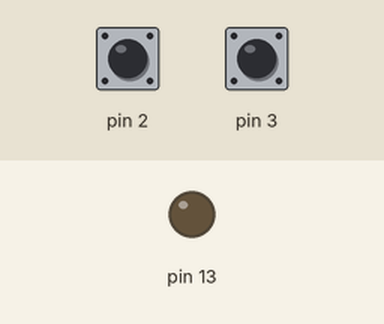
Recording of a sketch running on a simulated Arduino Uno, built with avr-gcc and run on an emulated ATmega328P. On the bench: output pins drawn as LEDs (lit = HIGH). Inputs (shaded band) come from the test bench; at power-on: pin 3 HIGH, pin 2 HIGH.

Above: at 1.2 s.
1.3 s: pin 3 pulled LOW for 0.15 s
At 2.5 s:
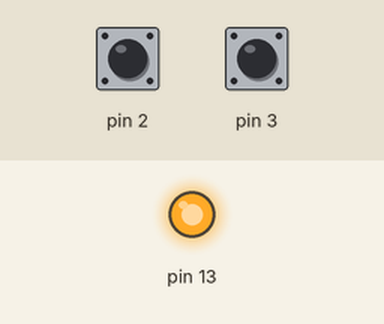
2.9 s: pin 2 pulled LOW for 0.15 s
At 3.8 s:
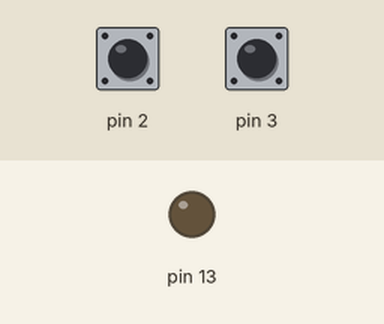
4.5 s: pin 3 pulled LOW for 1 s
At 5.0 s:
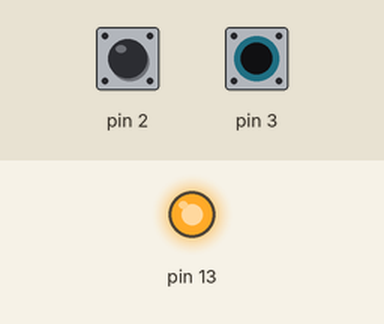
7.0 s: pin 2 driven LOW and pin 3 driven LOW
At 8.2 s:
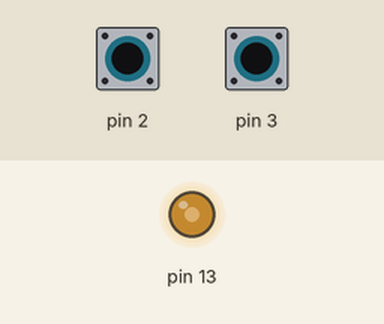
8.5 s: pin 2 driven HIGH
At 9.1 s:
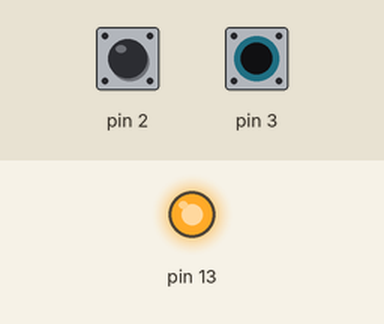
Timing chart, 0 to 11.0 s (numbered marks = the images above; inputs shaded):
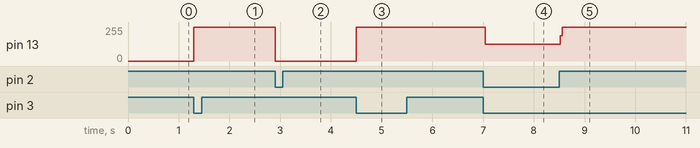

The sketch:

Estudoif.ino
```cpp
/**
 Acionamento de um LED com 2 botões
 @author Arthur Volpini
*/
int botao1;
int botao2;
void setup() {
  pinMode(13, OUTPUT);
  pinMode(3, INPUT_PULLUP);
  pinMode(2, INPUT_PULLUP);
}

void loop() {
  botao1 = digitalRead(3);  //leitura do botão (1 não pressionado 0 pressionado)
 Serial.println(botao1);
  if (botao1 == 0) {
    digitalWrite(13, 1);  //ler o estado do LED e inverter a lógica
  }
    botao2 = digitalRead(2);
    Serial.println(botao2);
    if (botao2 == 0) {
      digitalWrite(13,0);
  }
   }
```

Measured:
- after the input at 1.3 s, pin 13: 0/255 → 255/255 at once
- after the input at 2.9 s, pin 13: 255/255 → 0/255 at once
- after the input at 4.5 s, pin 13: 0/255 → 255/255 at once
- after the input at 7.0 s, pin 13: 255/255 → 125/255 at once
- after the input at 8.5 s, pin 13: 125/255 → 255/255 at once
